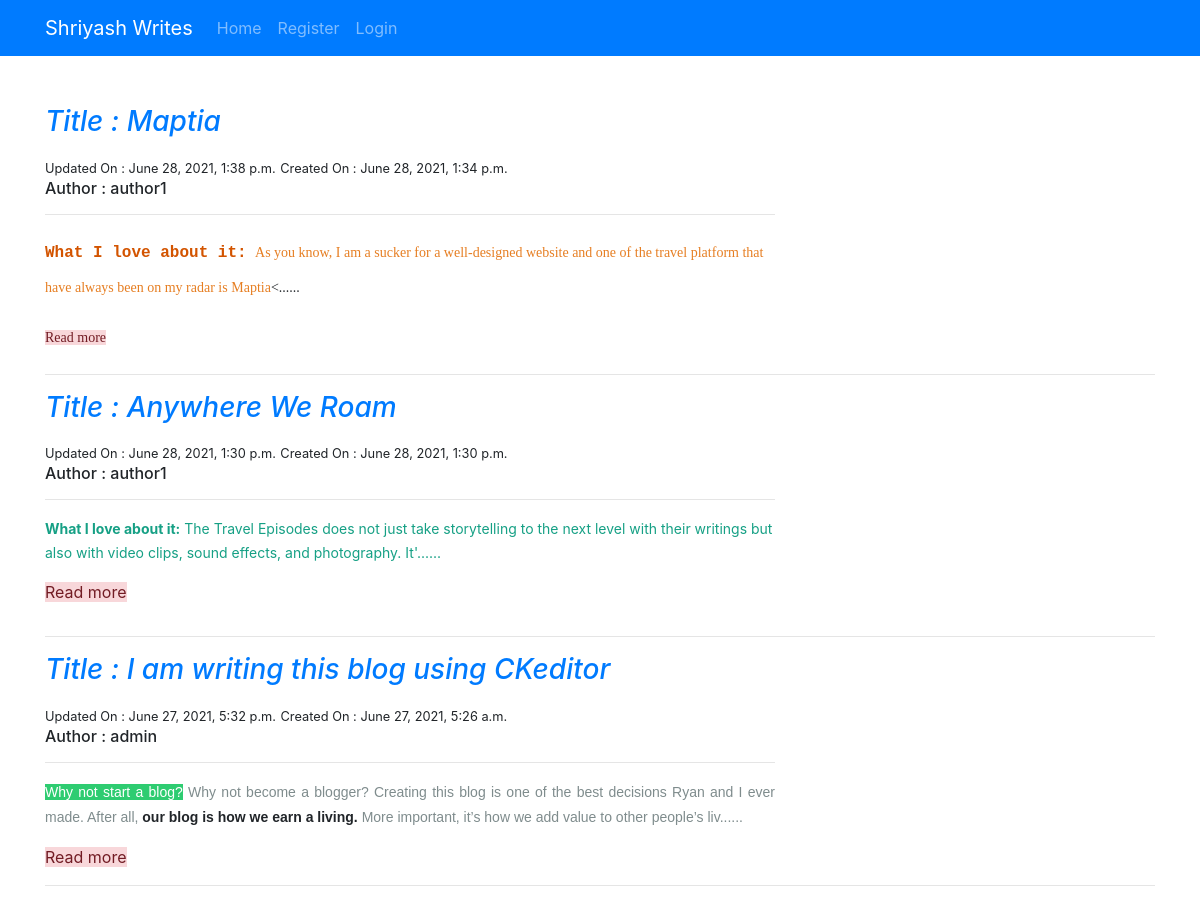
The page / on the database its author committed.
### mywebsite/models.py (models this page shows, shortened)
class BlogPost(models.Model):
    title = models.CharField(max_length=150)
    author = models.ForeignKey(User,on_delete=models.CASCADE)
    blog_post = RichTextUploadingField()
    updated = models.DateTimeField(auto_now=True)
    created = models.DateTimeField(auto_now_add=True)
    likes = models.ManyToManyField(User, related_name='likes')
    class Meta:
        ordering = ('-created',)

### mywebsite/views.py (the view)
# urls.py: path('', views.index, name='index'),
def index(request):
    posts = BlogPost.objects.all()
    return render(request, 'index.html', {'posts': posts})

### mywebsite/templates/index.html
{% extends 'base1.html' %}
{% load static %}
{% block content %}
<div class="container my-5">
    {% for post in posts %}
    <div class="row my-3">
        <div class="col-sm-8 align-self-center">
            <h3 class="text-primary mb-3"><em>Title : {{post.title}}</em></h3>
            <small> Updated On : {{post.updated}}</small>
            <small>Created On : {{post.created}}<br></small>
            <h6 class="">Author : {{post.author}}</h6><hr>
            <p class="">{{post.blog_post|safe|slice:':600'}}......</p>
            <a class='text-alert alert-danger' href="{% url 'readmoreblog' post.id %}">Read more</a>
        </div>
    </div>
    <hr>
    {% endfor %}
</div>
{% endblock content %}

### rows shown on the page
BlogPost: title "Maptia", updated "June 28, 2021, 1:38 p.m.", created "June 28, 2021, 1:34 p.m.", author "author1", blog_post "What I love about it: As you know, I am a sucker for a well-designed website and one of the travel platform that have always been on my radar is Maptia <"
BlogPost: title "Anywhere We Roam", updated "June 28, 2021, 1:30 p.m.", created "June 28, 2021, 1:30 p.m.", author "author1", blog_post "What I love about it: The Travel Episodes does not just take storytelling to the next level with their writings but also with video clips, sound effects, and photography. It'"
BlogPost: title "I am writing this blog using CKeditor", updated "June 27, 2021, 5:32 p.m.", created "June 27, 2021, 5:26 a.m.", author "admin", blog_post "Why not start a blog? Why not become a blogger? Creating this blog is one of the best decisions Ryan and I ever made. After all, our blog is how we earn a living. More important, it’s how we add value to other people’s liv"
